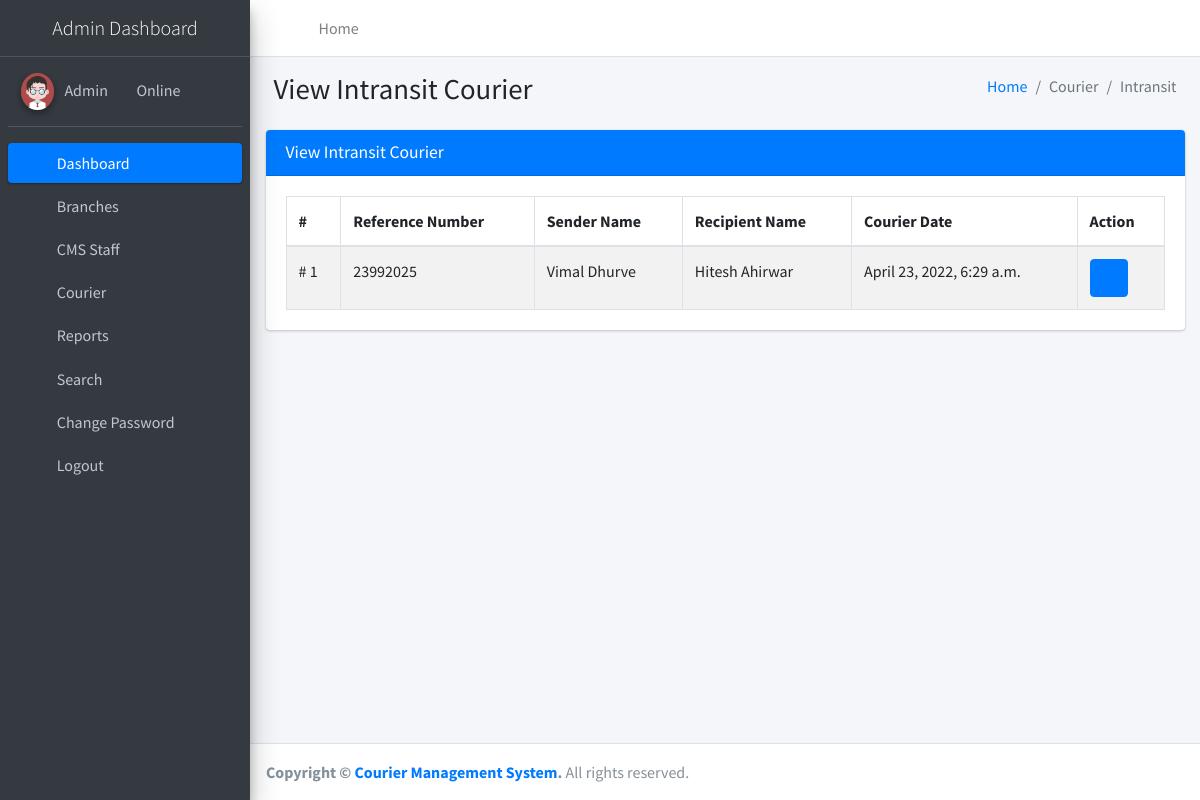
The app's page /intransit (signed in) with its own data.
### courier/models.py (models this page shows, shortened)
class Courier(models.Model):
    RefNumber = models.CharField(max_length=100, null=True)
    SenderBranch = models.ForeignKey(Branch, on_delete=models.CASCADE, null=True)
    SenderName = models.CharField(max_length=250, null=True)
    SenderContactnumber = models.CharField(max_length=12, null=True)
    SenderAddress = models.CharField(max_length=250, null=True)
    SenderCity = models.CharField(max_length=150, null=True)
    SenderState = models.CharField(max_length=150, null=True)
    SenderPincode = models.CharField(max_length=6, null=True)
    SenderCountry = models.CharField(max_length=250, null=True)
    RecipientName = models.CharField(max_length=250, null=True)
    RecipientContactnumber = models.CharField(max_length=12, null=True)
    RecipientAddress = models.CharField(max_length=250, null=True)
    RecipientCity = models.CharField(max_length=150, null=True)
    RecipientState = models.CharField(max_length=150, null=True)
    RecipientPincode = models.CharField(max_length=6, null=True)
    RecipientCountry = models.CharField(max_length=150, null=True)
    CourierDes = models.CharField(max_length=250, null=True)
    ParcelWeight = models.CharField(max_length=150, null=True)
    ParcelDimensionlen = models.CharField(max_length=150, null=True)
    ParcelDimensionwidth = models.CharField(max_length=150, null=True)
    ParcelDimensionheight = models.CharField(max_length=150, null=True)
    ParcelPrice = models.CharField(max_length=150, null=True)
    Status = models.CharField(max_length=100, null=True)
    CourierDate = models.DateTimeField(auto_now_add=True)

### courier/views.py (the view)
# urls.py: path('intransit', intransit, name='intransit'),
def intransit(request):
    if not request.user.is_authenticated:
        return redirect('admin_login')
    courier = Courier.objects.filter(Status='Intransit')
    return render(request, 'admin/intransit.html', locals())

### courier/templates/admin/intransit.html
{% extends 'adminNavbar.html' %}
{% block main %}
{% load static %}
<section class="content">
    <div class="content-header">
        <div class="container-fluid">
            <div class="row mb-2">
                <div class="col-sm-6">
                    <h1 class="m-0">View Intransit Courier</h1>
                </div>
                <div class="col-sm-6">
                    <ol class="breadcrumb float-sm-right">
                        <li class="breadcrumb-item"><a href="{% url 'dashboard' %}">Home</a></li>
                        <li class="breadcrumb-item active">Courier</li>
                        <li class="breadcrumb-item active">Intransit</li>
                    </ol>
                </div>
            </div>
        </div>
    </div>
    <div class="container-fluid">
        <div class="row">
            <div class="col-md-12">
                <div class="card card-primary">
                    <div class="card-header">
                        <h3 class="card-title">View Intransit Courier</h3>
                    </div>
                    <div class="card-body">
                        <table id="example1" class="table table-bordered table-striped">
                            <thead>
                            <tr>
                                <th>#</th>
                                <th>Reference Number</th>
                                <th>Sender Name</th>
                                <th>Recipient Name</th>
                                <th>Courier Date</th>
                                <th>Action</th>
                            </tr>
                            </thead>
                            <tbody>
                            {% for i in courier %}
                            <tr>
                                <td># {{forloop.counter}}</td>
                                <td>{{i.RefNumber}}</td>
                                <td>{{i.SenderName}}</td>
                                <td>{{i.RecipientName}}</td>
                                <td>{{i.CourierDate}}</td>
                                <td>
                                    <div class="btn-group">
                                        <a class="btn btn-primary" href="{% url 'viewCourierDetails' i.id %}"><i class="fa fa-eye"></i></a>
                                    </div>
                                </td>
                            </tr>
                            {% endfor %}
                            </tbody>
                        </table>
                    </div>
                </div>
            </div>
        </div>
    </div>
</section>
{% endblock %}

### records on screen
Courier: RefNumber "23992025", SenderName "Vimal Dhurve", RecipientName "Hitesh Ahirwar", CourierDate "April 23, 2022, 6:29 a.m."
